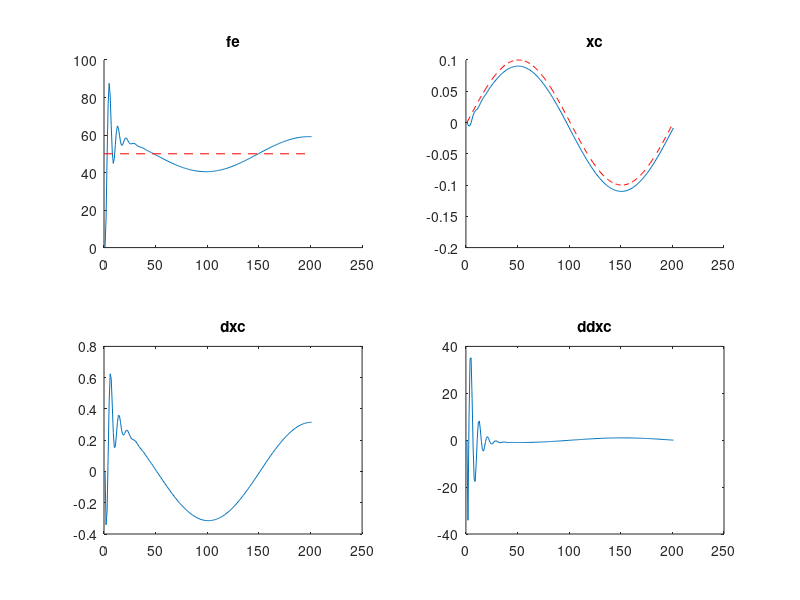

The MATLAB script that drew this image:
clear all;

t = 0.01;
m = 1; k =20;  b =30;
xc = 0; dxc= 0; ddxc = 0;
xe = 0; dxe = 0; ddxe= 0;
fd = 50;
ke = 5000;

fe = 0;
delta_f = 0;

for i=1:200
    xe(i+1) = 0.1*sin(i*2*pi/200);
    dxe(i+1) = 0.1*pi/100*cos(i*2*pi/200);
    ddxe(i+1) = -0.1*(pi/100)^2*sin(i*2*pi/200);
    fe(i+1) = ke * (xe(i+1) - xc(i));
    delta_f(i+1) = fe(i+1) - fd;
 
    ddxc(i+1) = ddxe(i+1) + (delta_f(i+1) - b*(dxc(i)-dxe(i+1)) - k*(xc(i)-xe(i+1)))/m;
    dxc(i+1) = dxc(i) + ddxc(i+1)*t;
    xc(i+1) = xc(i) + dxc(i+1)*t;
end

y = 1:200;
figure(4);
subplot(2,2,1)
hold on;
plot(fe);
line([0,200],[fd,fd],"LineStyle", "--","color","r"); %fd
title("fe");
subplot(2,2,2);
hold on;
plot(xc);
plot(xe,"color","r","LineStyle", "--"); %xe
title("xc");
subplot(2,2,3);
plot(dxc);
title("dxc");
subplot(2,2,4);
plot(ddxc);
title("ddxc");
